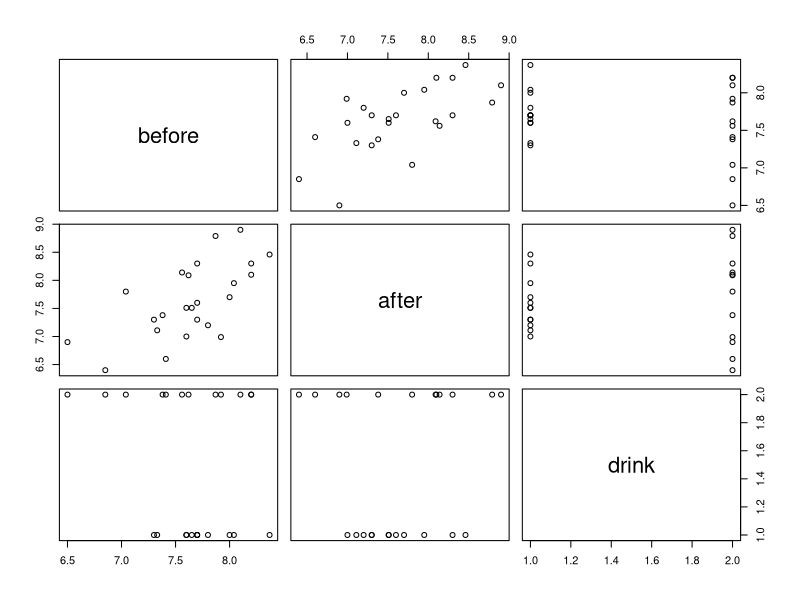
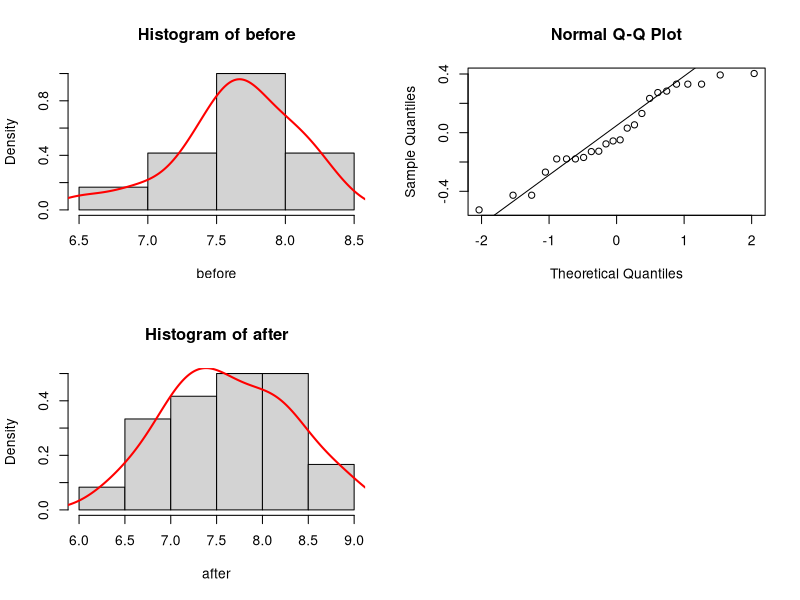

These charts were generated, in order, by the following R code:
par(mfrow=c(2,2))
data = read.table("run.txt", header=TRUE)
before = data[,1]
after = data[,2]
soft_d_before = before[1:12]
soft_d_after = after[1:12]
energy_d_before = before[13:24]
energy_d_after = after[13:24]
drink_type = data[,3]

#Q1
min(before);mean(before);max(before);median(before)
min(after);mean(after);max(after);median(after)

plot(data)

hist(before, freq=FALSE); lines(density(before), col="red",lwd=2)
hist(after, freq=FALSE); lines(density(after), col="red", lwd=2) 


#Q2
#test difference in speed before and after soft drink
t.test(soft_d_before, soft_d_after, paired=TRUE)

#test difference in speed before and after energy drink
t.test(energy_d_before, energy_d_after, paired=TRUE)

#Q3 
 #computing differences
 diffarr = numeric(length(before))
 for(i in 1:length(before)){
   diffarr[i] = abs(after[i]-before[i])
 }
 
 drinkframe=data.frame(difference=diffarr, variety=factor(data[,3]))
 
 drinkaov = lm(difference~variety,data=drinkframe)
 anova(drinkaov)
 summary(drinkaov)
 confint(drinkaov)
 #p has a low value, 
 
 #N.B. not sure if I understood correctly but there is no need for code here. Just reasoning.
 
 #Q4
 #There would be no need for the softdrinks, which would give us a bigger sample size for energy drinks.
 
 #Q5
 #Yes the objection is similar as the participants should not have been split, but rather all of them should have drank the energy drink and an and
 # then drank the soft drink and ran, so that you can compare time differences for the same person since different people might simply have different running speed.
 #Furthermore, maybe the initial run (without drinking energy drinks or softdrinks) could have been removed since this would mean that the participants might be too tired for the 3rd run.
 
 
 #Q6
 #N.B. I'm not sure what the is meant by assumed distribution. I went through the notes and I'm quite sure that a permutation test is required
 #In order to change the vector values to residuals we can apply a linear regression model on the vector
 qqnorm(residuals(drinkaov)); qqline(residuals(drinkaov))
 